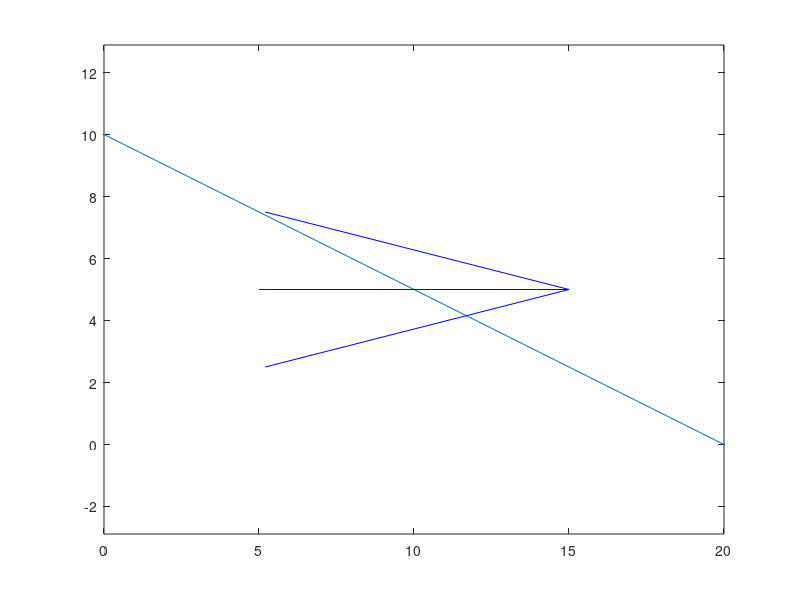

Reproduce this figure in MATLAB.
figure;
plot([0, 20], [10, 0]); % Example plot, replace with your actual plotting code

% Example usage of the drawArrow function
drawArrow(5, 5, 15, 5, 'blue');  % Draws a blue arrow from (5,5) to (15,5)
